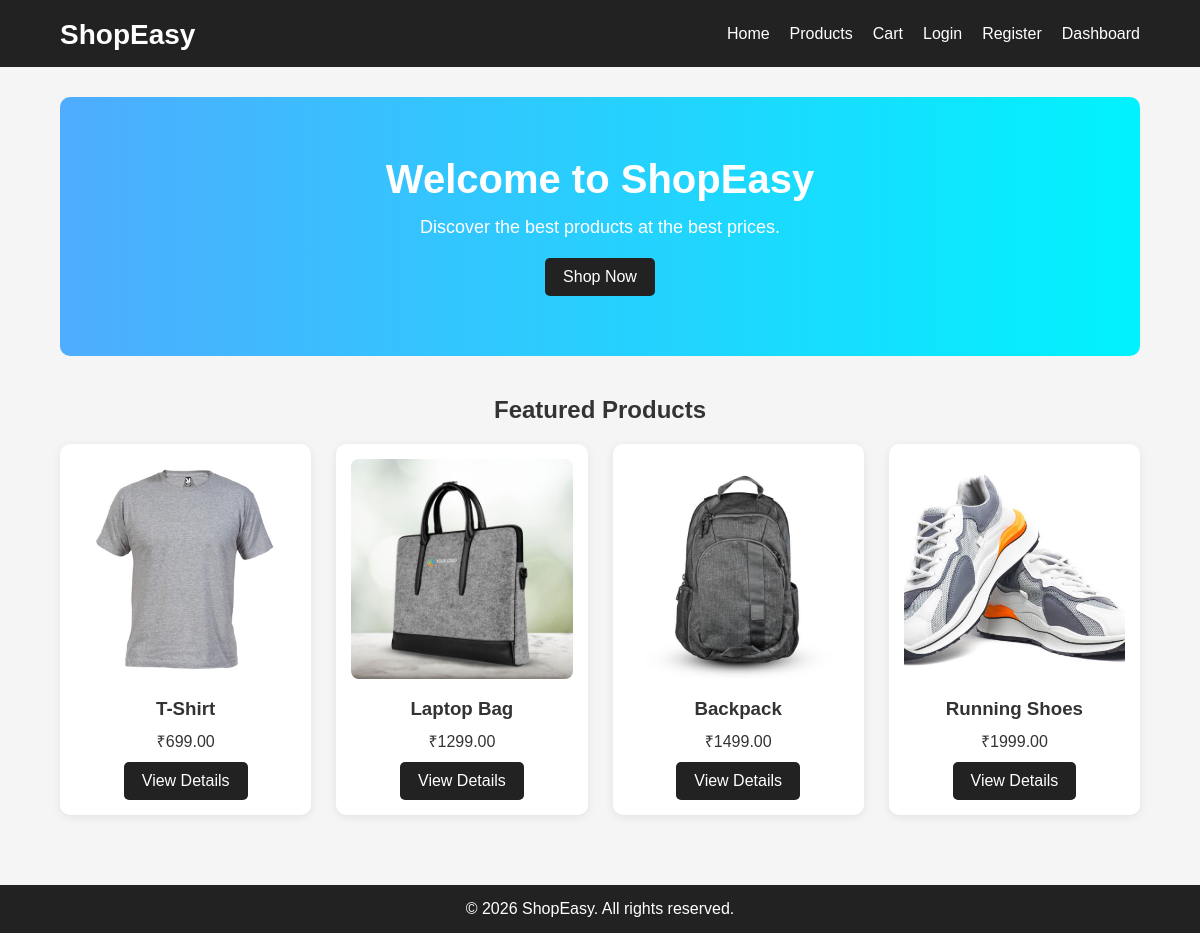
The page / on the database its author committed.
### tables this page shows
CREATE TABLE products (
    id INT AUTO_INCREMENT PRIMARY KEY,
    name VARCHAR(255) NOT NULL,
    description TEXT NOT NULL,
    price DECIMAL(10,2) NOT NULL,
    image VARCHAR(255) NOT NULL,
    category VARCHAR(100) NOT NULL,
    created_at TIMESTAMP DEFAULT CURRENT_TIMESTAMP
);

### index.php (the view)
<?php
include 'includes/db.php';
include 'includes/header.php';
$query = "SELECT * FROM products ORDER BY id DESC LIMIT 4";
$result = mysqli_query($conn, $query);
?>
<section class="hero">
    <div class="hero-content">
        <h2>Welcome to ShopEasy</h2>
        <p>Discover the best products at the best prices.</p>
        <a href="products.php" class="btn">Shop Now</a>
    </div>
</section>
<section class="featured-products">
    <h2>Featured Products</h2>
    <div class="product-grid">
        <?php while($row = mysqli_fetch_assoc($result)) { ?>
            <div class="product-card">
                <img src="<?php echo $row['image']; ?>" alt="<?php echo $row['name']; ?>">
                <h3><?php echo $row['name']; ?></h3>
                <p>₹<?php echo $row['price']; ?></p>
                <a href="product-details.php?id=<?php echo $row['id']; ?>" class="btn">View Details</a>
            </div>
        <?php } ?>
    </div>
</section>
<?php include 'includes/footer.php'; ?>

### assets/css/style.css (style rules this page uses)
* { margin: 0; padding: 0; box-sizing: border-box; }
body { font-family: Arial, sans-serif; background: #f5f5f5; color: #333; }
a { text-decoration: none; color: inherit; }
.hero { background: linear-gradient(to right, #4facfe, #00f2fe); color: #fff; padding: 60px 20px; text-align: center; border-radius: 10px; margin-bottom: 40px; }
.hero h2 { font-size: 40px; margin-bottom: 15px; }
.hero p { font-size: 18px; margin-bottom: 20px; }
.btn { display: inline-block; background: #222; color: #fff; padding: 10px 18px; border-radius: 5px; border: none; cursor: pointer; transition: 0.3s; }
.featured-products h2 { margin-bottom: 20px; text-align: center; }
.product-grid { display: grid; grid-template-columns: repeat(auto-fit, minmax(230px, 1fr)); gap: 25px; }
.product-card { background: #fff; padding: 15px; border-radius: 10px; box-shadow: 0 2px 10px rgba(0,0,0,0.08); text-align: center; }
.product-card img { width: 100%; height: 220px; object-fit: cover; border-radius: 8px; }
.product-card h3 { margin: 15px 0 10px; }
.product-card p { margin-bottom: 10px; }

### rows shown on the page
products: image (picture), name "T-Shirt", price "699.00"
products: image (picture), name "Laptop Bag", price "1299.00"
products: image (picture), name "Backpack", price "1499.00"
products: image (picture), name "Running Shoes", price "1999.00"
